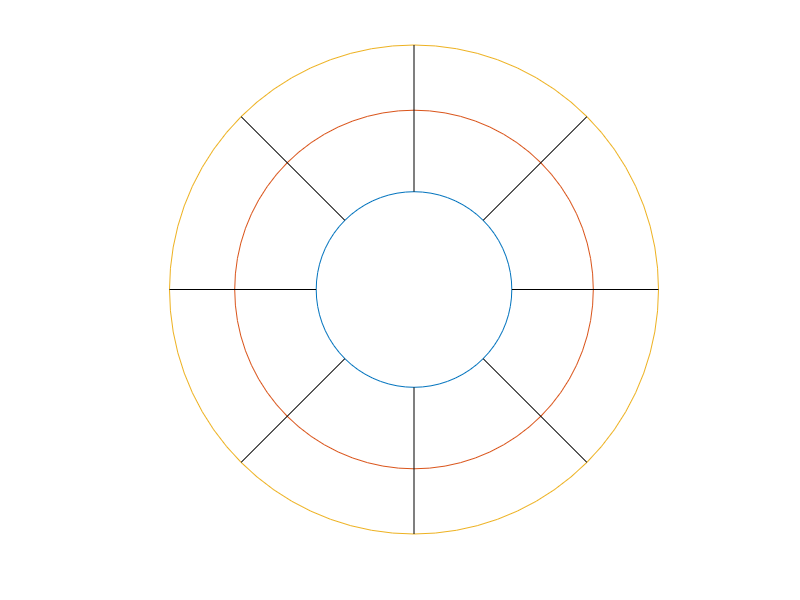

This figure's MATLAB source:
clc, clear all

R = [6 11 15];

figure
hold on
for i = 1:3
    drawCircle(0,0,R(i));
end
for theta = pi/4:pi/4:2*pi
    plot([R(1)*sin(theta) R(end)*sin(theta)],[R(1)*cos(theta) R(end)*cos(theta)],'k')
end

axis off equal
saveas(gcf,'img/gloh.pdf')